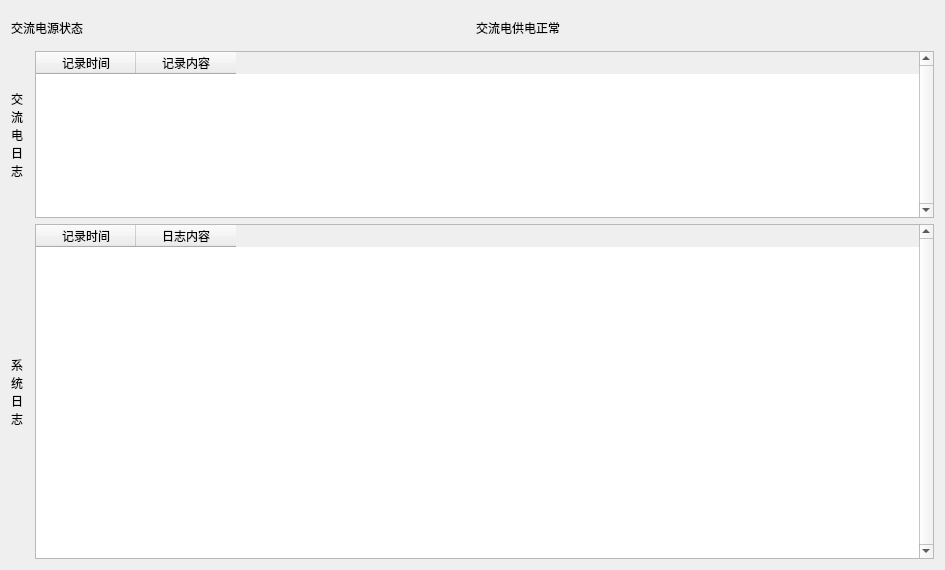
<?xml version="1.0" encoding="UTF-8"?>
<ui version="4.0">
 <class>sysinfo_ac_power</class>
 <widget class="QWidget" name="sysinfo_ac_power">
  <property name="geometry">
   <rect>
    <x>0</x>
    <y>0</y>
    <width>945</width>
    <height>570</height>
   </rect>
  </property>
  <property name="windowTitle">
   <string>Form</string>
  </property>
  <layout class="QGridLayout" name="gridLayout">
   <item row="0" column="0">
    <layout class="QVBoxLayout" name="verticalLayout" stretch="1,5,10">
     <item>
      <layout class="QHBoxLayout" name="horizontalLayout">
       <item>
        <widget class="QLabel" name="label">
         <property name="text">
          <string>交流电源状态</string>
         </property>
        </widget>
       </item>
       <item>
        <widget class="QLabel" name="label_2">
         <property name="text">
          <string>交流电供电正常</string>
         </property>
        </widget>
       </item>
      </layout>
     </item>
     <item>
      <layout class="QHBoxLayout" name="horizontalLayout_2">
       <property name="spacing">
        <number>12</number>
       </property>
       <item>
        <widget class="QLabel" name="label_3">
         <property name="text">
          <string>交
流
电
日
志</string>
         </property>
         <property name="alignment">
          <set>Qt::AlignCenter</set>
         </property>
         <property name="margin">
          <number>0</number>
         </property>
         <property name="indent">
          <number>-1</number>
         </property>
        </widget>
       </item>
       <item>
        <widget class="QTableWidget" name="tableWidget_src">
         <property name="verticalScrollBarPolicy">
          <enum>Qt::ScrollBarAlwaysOn</enum>
         </property>
         <property name="horizontalScrollBarPolicy">
          <enum>Qt::ScrollBarAlwaysOff</enum>
         </property>
         <column>
          <property name="text">
           <string>   记录时间   </string>
          </property>
         </column>
         <column>
          <property name="text">
           <string>记录内容</string>
          </property>
         </column>
        </widget>
       </item>
      </layout>
     </item>
     <item>
      <layout class="QHBoxLayout" name="horizontalLayout_3">
       <property name="spacing">
        <number>12</number>
       </property>
       <item>
        <widget class="QLabel" name="label_4">
         <property name="text">
          <string>系
统
日
志</string>
         </property>
         <property name="alignment">
          <set>Qt::AlignCenter</set>
         </property>
         <property name="margin">
          <number>0</number>
         </property>
         <property name="indent">
          <number>-1</number>
         </property>
        </widget>
       </item>
       <item>
        <widget class="QTableWidget" name="tableWidget_log">
         <property name="verticalScrollBarPolicy">
          <enum>Qt::ScrollBarAlwaysOn</enum>
         </property>
         <property name="horizontalScrollBarPolicy">
          <enum>Qt::ScrollBarAlwaysOff</enum>
         </property>
         <column>
          <property name="text">
           <string>   记录时间   </string>
          </property>
         </column>
         <column>
          <property name="text">
           <string>日志内容</string>
          </property>
         </column>
        </widget>
       </item>
      </layout>
     </item>
    </layout>
   </item>
  </layout>
 </widget>
 <resources/>
 <connections/>
</ui>
